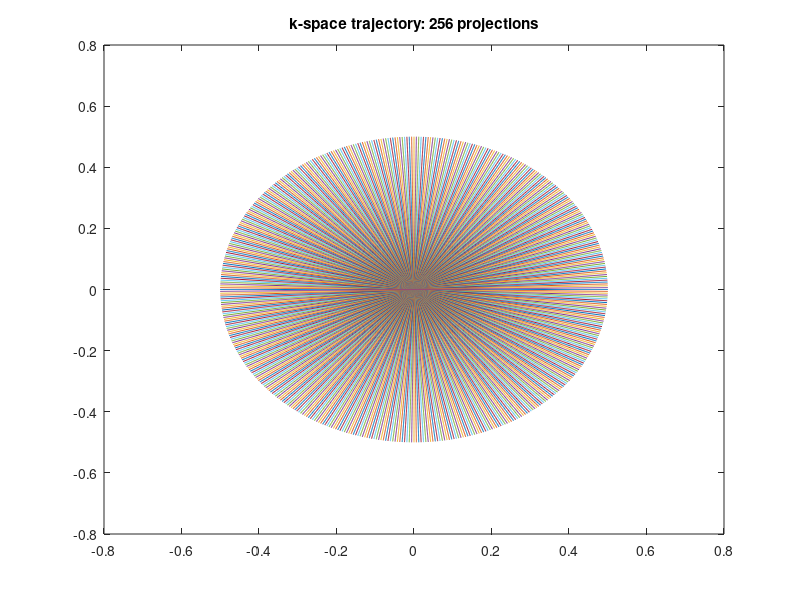

This chart was generated by the following MATLAB code: (Note: this script raises an error after producing the figure.)
%% Radial Regridding

clear all; close all; clc;

%% add bin to path
addpath ../bin ../bin/Debug

%% Load data
load kspaceRadial.mat;

kspace = kspace(:,:);
%% Radial Sampling Pattern
[numSamplesOnSpoke, numSpokes] = size(kspace);
rho=linspace(-0.5,0.5,numSamplesOnSpoke)';
theta = [0:pi/numSpokes:pi-pi/numSpokes];
for ii = 1:length(theta)
    k(:,ii) = rho*exp(-j*theta(ii));
end
figure, plot(k), title(['k-space trajectory: ', num2str(numSpokes), ' projections']);

% Calculate density compensation function
w = abs(rho);
w = repmat(w, 1, numSpokes);

%% Perform Regridding with Kaiser Besser Kernel
osf = 1; % 1 or 2
wg = 3;  % 3 to 7
tic
[imgRegrid_kb,kernel] = gridkb(kspace,k,w,64,osf,wg,'image');
toc
%%
figure, imshow(abs(flipud(imgRegrid_kb)),[]);

%% kleiner test
%kspace2 = ([-0.2+0.8i,-0.2+0.8i,0.5,1,0.7]);
kspace2 = kspace;
osf = 1;
wg = 3;
%k = ([0+0i, 0+0i, -0.3+0.2i, 0.5, -0.1]);
%w = ([1,1,1,1,1]);

tic
[imgRegrid_kb,kernel] = gridkb(kspace2,k,w,64,osf,wg,'image');
toc
figure, imshow(abs(flipud(imgRegrid_kb)),[]);
          
